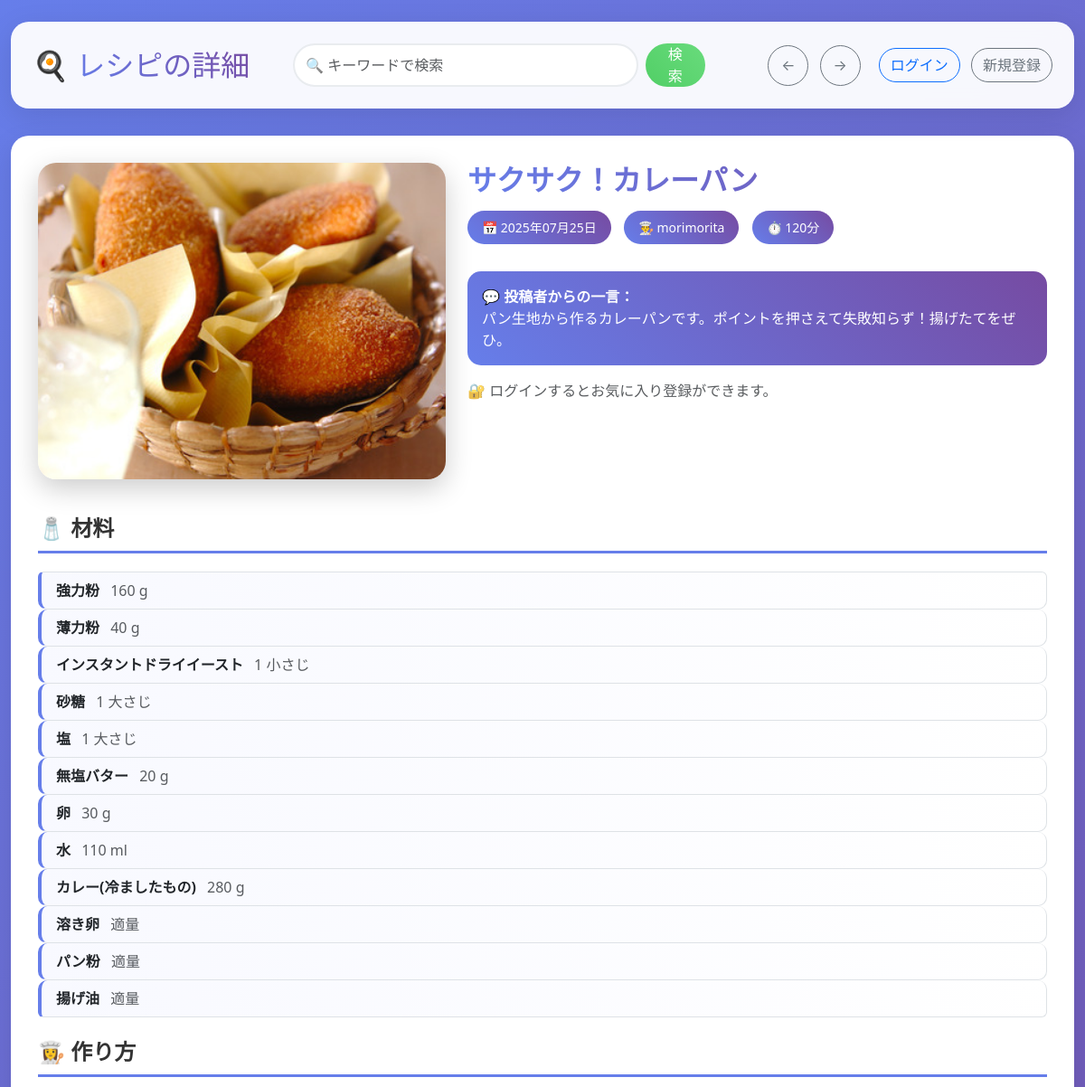
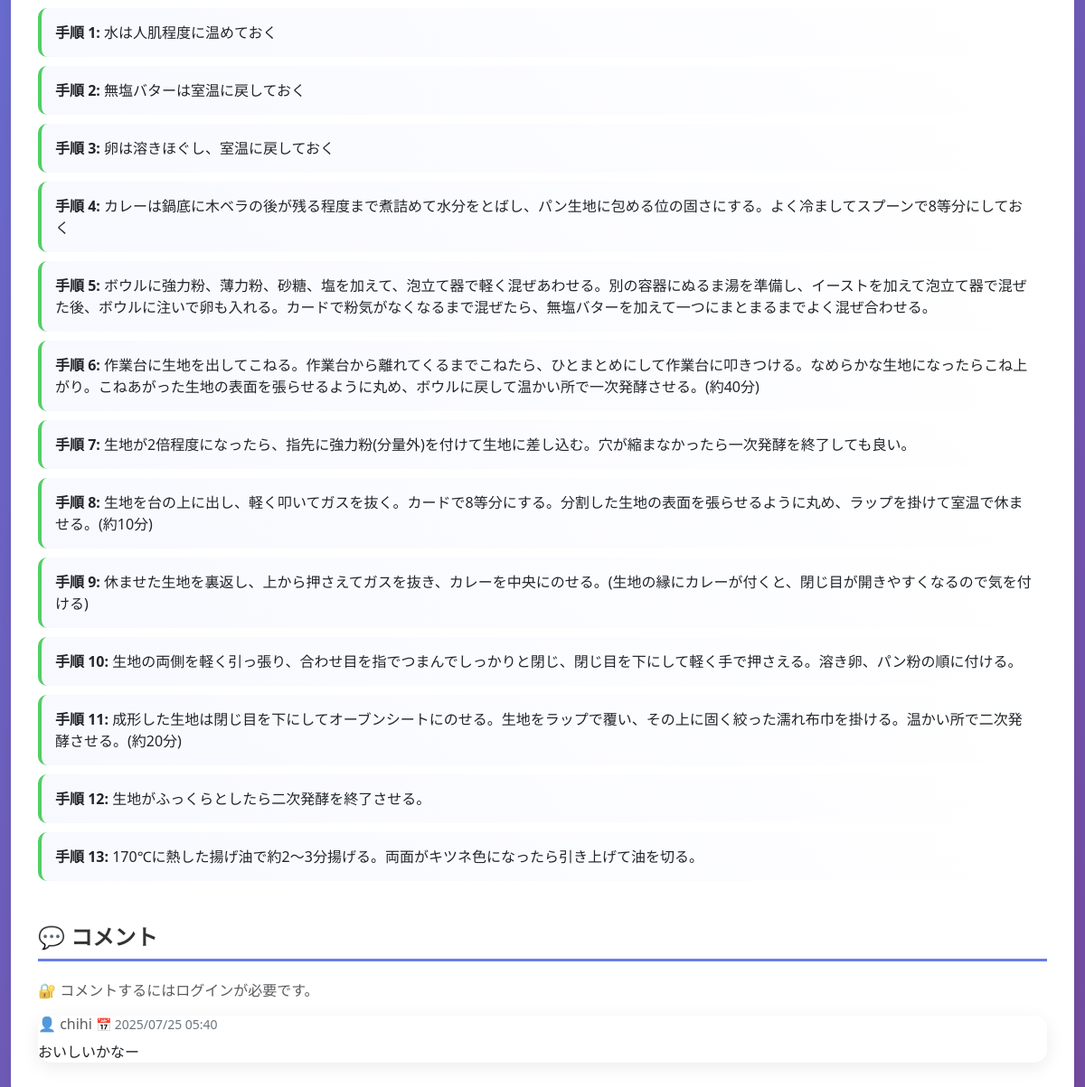
The page /recipe/24/ on the database its author committed (2 pictures, top to bottom).
### reciprs/models.py (models this page shows, shortened)
class Recipe(models.Model):
    title = models.CharField("タイトル", max_length=100)
    cooking_time = models.IntegerField("調理時間（分）")
    message = models.TextField("投稿者からの一言")
    image = models.ImageField("画像", upload_to='recipe_images/')
    created_at = models.DateTimeField(auto_now_add=True)
    author = models.ForeignKey(User, on_delete=models.CASCADE)
    favorited_by = models.ManyToManyField(User, related_name='favorite_recipes', blank=True)

class Ingredient(models.Model):
    recipe = models.ForeignKey(Recipe, on_delete=models.CASCADE, related_name='ingredients')
    name = models.CharField("材料名", max_length=100)
    quantity = models.IntegerField(null=True, blank=True)
    unit = models.CharField("単位", max_length=20, choices=[
        ('個', '個'), ('本', '本'), ('枚', '枚'), ('匹', '匹'), ('尾', '尾'), ('合','合'),
        ('切れ', '切れ'), ('大さじ', '大さじ'), ('小さじ', '小さじ'),
        ('ml', 'ml'), ('cc', 'cc'), ('g', 'g'), ('kg', 'kg'),
        ('袋', '袋'), ('適量', '適量'), ('少々', '少々'), ('ひとつまみ', 'ひとつまみ'),
         ('1/2', '1/2'),('1/3','1/3'),('1/4','1/4')
    ])

class Step(models.Model):
    recipe = models.ForeignKey(Recipe, on_delete=models.CASCADE, related_name='steps')
    order = models.PositiveIntegerField("手順番号")
    description = models.TextField("説明")
    class Meta:
        ordering = ['order']

class Comment(models.Model):
    recipe = models.ForeignKey(Recipe, on_delete=models.CASCADE, related_name='comments')
    user = models.ForeignKey(User, on_delete=models.CASCADE)
    content = models.TextField("コメント内容")
    created_at = models.DateTimeField(auto_now_add=True)

### reciprs/views.py (the view)
# urls.py: path('recipe/<int:recipe_id>/', views.recipe_detail, name='recipe_detail'),
def recipe_detail(request, recipe_id):
    recipe = get_object_or_404(Recipe, id=recipe_id)
    return render(request, 'reciprs/recipe_detail.html', {'recipe': recipe})

### templates/reciprs/recipe_detail.html (shortened to what this page needs)
{% load django_bootstrap5 %}
<!DOCTYPE html>
<html lang="ja">
<head>
    {% bootstrap_css %}
</head>
<body class="main-bg">
<div class="container-fluid py-4">
    <div class="header-card p-4">
        <div class="row align-items-center">
            <div class="col-md-3">
                <h2 class="mb-0">🍳 <span style="background: linear-gradient(45deg, #667eea, #764ba2); -webkit-background-clip: text; -webkit-text-fill-color: transparent;">レシピの詳細</span></h2>
            </div>
            <div class="col-md-5">
                <form class="d-flex" method="get" action="{% url 'search_recipes' %}">
                    <input type="search" name="q" class="form-control me-2" placeholder="🔍 キーワードで検索" value="{{ request.GET.q }}" style="border-radius: 25px;">
                    <button class="btn btn-success" type="submit" style="border-radius: 25px; padding: 0 20px;">検索</button>
                </form>
            </div>
            <div class="col-md-4 text-end">
                <button type="button" class="btn btn-outline-secondary me-2" onclick="history.back()" style="border-radius: 50%; width: 45px; height: 45px;">
                    ←
                </button>
                <button type="button" class="btn btn-outline-secondary me-3" onclick="history.forward()" style="border-radius: 50%; width: 45px; height: 45px;">
                    →
                </button>
                {% if user.is_authenticated %}
                    <span class="me-2">{{ user.username }}でログイン中</span>
                    <a href="{% url 'logout' %}" class="btn btn-outline-danger" style="border-radius: 20px;">ログアウト</a>
                {% else %}
                    <a href="{% url 'login' %}" class="btn btn-outline-primary me-2" style="border-radius: 20px;">ログイン</a>
                    <a href="{% url 'register' %}" class="btn btn-outline-secondary" style="border-radius: 20px;">新規登録</a>
                {% endif %}
            </div>
        </div>
    </div>
    <div class="content-card">
        <div class="row">
            <div class="col-md-5 mb-3">
                {% if recipe.image %}
                    <img src="{{ recipe.image.url }}" alt="レシピ画像" class="img-fluid recipe-image" style="object-fit: cover; height: 350px; width: 100%;">
                {% else %}
                    <div class="no-image-placeholder" style="height:350px;">
                        📷 画像がありません
                    </div>
                {% endif %}
            </div>
            <div class="col-md-7">
                <h2 class="recipe-title">{{ recipe.title }}</h2>
                <div class="mb-3">
                    <span class="info-badge">📅 {{ recipe.created_at|date:"Y年m月d日" }}</span>
                    <span class="info-badge">👨‍🍳 {{ recipe.author.username }}</span>
                    <span class="info-badge">⏱️ {{ recipe.cooking_time }}分</span>
                </div>
                {% if recipe.message %}
                    <div class="alert message-alert">
                        <strong>💬 投稿者からの一言：</strong><br>
                        {{ recipe.message|linebreaksbr }}
                    </div>
                {% endif %}
                {% if user.is_authenticated %}
                <div class="d-flex align-items-center gap-2 mb-3">
                    <form action="{% url 'toggle_favorite' recipe.id %}" method="POST" class="m-0">
                    {% csrf_token %}
                    <button type="submit" class="btn btn-favorite">
                        {% if user in recipe.favorited_by.all %}
                        ♥ お気に入り解除
                        {% else %}
                        ♡ お気に入り登録
                        {% endif %}
                    </button>
                    </form>
                    {% if user == recipe.author %}
                    <a href="{% url 'edit_recipe' recipe.id %}" class="btn btn-success">✏️ 編集</a>
                    <form method="POST" action="{% url 'delete_recipe' recipe.id %}" class="m-0">
                        {% csrf_token %}
                        <button type="submit" class="btn btn-danger" onclick="return confirm('本当に削除しますか？');">🗑️ 削除</button>
                    </form>
                    {% endif %}
                </div>
                {% else %}
                <p class="text-muted">🔐 ログインするとお気に入り登録ができます。</p>
                {% endif %}
            </div>
        </div>
        <div class="mt-4">
            <h4 class="section-title">🧂 材料</h4>
            <div class="list-group">
                {% for ingredient in recipe.ingredients.all %}
                    <div class="list-group-item ingredient-item d-flex justify-content-between align-items-center">
                        <span>
                            <strong>{{ ingredient.name }}</strong>
                            <span class="text-muted ms-2">{{ ingredient.quantity|default:"" }} {{ ingredient.unit }}</span>
                        </span>
                    </div>
                {% empty %}
                    <div class="list-group-item">📝 材料情報がありません。</div>
                {% endfor %}
            </div>
        </div>
        <div class="mt-4">
            <h4 class="section-title">👩‍🍳 作り方</h4>
            {% for step in recipe.steps.all %}
                <div class="step-item">
                    <strong>手順 {{ forloop.counter }}:</strong> {{ step.description|linebreaksbr }}
                </div>
            {% empty %}
                <div class="step-item">📝 作り方情報がありません。</div>
            {% endfor %}
        </div>
        <div class="mt-5">
            <h4 class="section-title">💬 コメント</h4>
            {% if user.is_authenticated %}
                <form method="POST" action="{% url 'add_comment' recipe.id %}" class="mb-4">
                    {% csrf_token %}
                    <div class="mb-3">
                        <textarea name="content" rows="3" class="form-control" placeholder="✨ コメントを書く..." required></textarea>
                    </div>
                    <button type="submit" class="btn btn-primary">💬 コメントを投稿</button>
                    <div class="nav-buttons">
                        <a href="{% url 'index' %}" class="nav-btn">🏠 Home</a>
                        <a href="{% url 'favorites' %}" class="nav-btn">♡ お気に入り</a>
                        <a href="{% url 'shopping_list' %}" class="nav-btn">🛒 買い物リスト</a>
                        <a href="{% url 'post_recipe' %}" class="nav-btn">＋ 投稿</a>
                        <a href="{% url 'my_recipes' %}" class="nav-btn">📋 自分のレシピ</a>
                    </div>
                </form>
            {% else %}
                <p class="text-muted">🔐 コメントするにはログインが必要です。</p>
            {% endif %}
            {% for comment in recipe.comments.all %}
                <div class="comment-card">
                    <div class="card-body">
                        <h6 class="card-subtitle mb-2 text-muted">👤 {{ comment.user.username }} <small class="text-secondary">📅 {{ comment.created_at|date:"Y/m/d H:i" }}</small></h6>
                        <p class="card-text">{{ comment.content|linebreaksbr }}</p>
                    </div>
                </div>
            {% empty %}
                <div class="text-center py-4">
                    <p style="color: #666;">💭 まだコメントがありません。</p>
                    <p style="color: #999;">最初のコメントを投稿してみませんか？</p>
                </div>
            {% endfor %}
        </div>
    </div>
</div>
</body>
</html>

### templates/reciprs/recipe_detail.html (style rules this page uses)
.main-bg { background: linear-gradient(135deg, #667eea 0%, #764ba2 100%); min-height: 100vh; }
.header-card { background: rgba(255, 255, 255, 0.95); backdrop-filter: blur(10px); border-radius: 20px; box-shadow: 0 8px 32px rgba(0,0,0,0.1); margin-bottom: 30px; }
.content-card { background: white; border-radius: 20px; box-shadow: 0 10px 30px rgba(0,0,0,0.1); padding: 30px; margin-bottom: 20px; }
.recipe-image { border-radius: 20px; box-shadow: 0 10px 30px rgba(0,0,0,0.2); transition: all 0.3s ease; }
.recipe-title { background: linear-gradient(45deg, #667eea, #764ba2); -webkit-background-clip: text; -webkit-text-fill-color: transparent; font-weight: bold; margin-bottom: 15px; }
.info-badge { background: linear-gradient(45deg, #667eea, #764ba2); color: white; padding: 8px 16px; border-radius: 20px; font-size: 14px; margin-right: 10px; display: inline-block; margin-bottom: 10px; }
.btn-success { background: linear-gradient(45deg, #51cf66, #69db7c); border: none; border-radius: 20px; }
.section-title { color: #333; font-weight: 600; margin-bottom: 20px; padding-bottom: 10px; border-bottom: 3px solid #667eea; }
.ingredient-item { background: linear-gradient(45deg, #f8f9ff, #fff); border-radius: 10px; border-left: 4px solid #667eea; transition: all 0.3s ease; }
.step-item { background: linear-gradient(45deg, #f8f9ff, #fff); border-radius: 10px; padding: 15px; margin-bottom: 10px; border-left: 4px solid #51cf66; transition: all 0.3s ease; }
.comment-card { background: rgba(255, 255, 255, 0.9); border-radius: 15px; border: none; box-shadow: 0 5px 20px rgba(0,0,0,0.08); margin-bottom: 15px; transition: all 0.3s ease; }
.message-alert { background: linear-gradient(45deg, #667eea, #764ba2); color: white; border: none; border-radius: 15px; }
.form-control { border-radius: 15px; border: 2px solid #e9ecef; transition: all 0.3s ease; }

### rows shown on the page
Recipe: image (picture), title "サクサク！カレーパン", created_at "2025年07月25日", author.username "morimorita", cooking_time "120", message "パン生地から作るカレーパンです。ポイントを押さえて失敗知らず！揚げたてをぜひ。"
Ingredient: name "強力粉", quantity "160", unit "g"
Ingredient: name "薄力粉", quantity "40", unit "g"
Ingredient: name "インスタントドライイースト", quantity "1", unit "小さじ"
Ingredient: name "砂糖", quantity "1", unit "大さじ"
Ingredient: name "塩", quantity "1", unit "大さじ"
Ingredient: name "無塩バター", quantity "20", unit "g"
Ingredient: name "卵", quantity "30", unit "g"
Ingredient: name "水", quantity "110", unit "ml"
Ingredient: name "カレー(冷ましたもの)", quantity "280", unit "g"
Ingredient: name "溶き卵", unit "適量"
Ingredient: name "パン粉", unit "適量"
Ingredient: name "揚げ油", unit "適量"
Step: description "水は人肌程度に温めておく"
Step: description "無塩バターは室温に戻しておく"
Step: description "卵は溶きほぐし、室温に戻しておく"
Step: description "カレーは鍋底に木ベラの後が残る程度まで煮詰めて水分をとばし、パン生地に包める位の固さにする。よく冷ましてスプーンで8等分にしておく"
Step: description "ボウルに強力粉、薄力粉、砂糖、塩を加えて、泡立て器で軽く混ぜあわせる。別の容器にぬるま湯を準備し、イーストを加えて泡立て器で混ぜた後、ボウルに注いで卵も入れる。カードで粉気がなくなるまで混ぜたら、無塩バターを加えて一つにまとまるまでよく混ぜ合わせる。"
Step: description "作業台に生地を出してこねる。作業台から離れてくるまでこねたら、ひとまとめにして作業台に叩きつける。なめらかな生地になったらこね上がり。こねあがった生地の表面を張らせるように丸め、ボウルに戻して温かい所で一次発酵させる。(約40分)"
Step: description "生地が2倍程度になったら、指先に強力粉(分量外)を付けて生地に差し込む。穴が縮まなかったら一次発酵を終了しても良い。"
Step: description "生地を台の上に出し、軽く叩いてガスを抜く。カードで8等分にする。分割した生地の表面を張らせるように丸め、ラップを掛けて室温で休ませる。(約10分)"
Step: description "休ませた生地を裏返し、上から押さえてガスを抜き、カレーを中央にのせる。(生地の縁にカレーが付くと、閉じ目が開きやすくなるので気を付ける)"
Step: description "生地の両側を軽く引っ張り、合わせ目を指でつまんでしっかりと閉じ、閉じ目を下にして軽く手で押さえる。溶き卵、パン粉の順に付ける。"
Step: description "成形した生地は閉じ目を下にしてオーブンシートにのせる。生地をラップで覆い、その上に固く絞った濡れ布巾を掛ける。温かい所で二次発酵させる。(約20分)"
Step: description "生地がふっくらとしたら二次発酵を終了させる。"
Step: description "170℃に熱した揚げ油で約2～3分揚げる。両面がキツネ色になったら引き上げて油を切る。"
Comment: user.username "chihi", created_at "2025/07/25 05:40", content "おいしいかなー"
